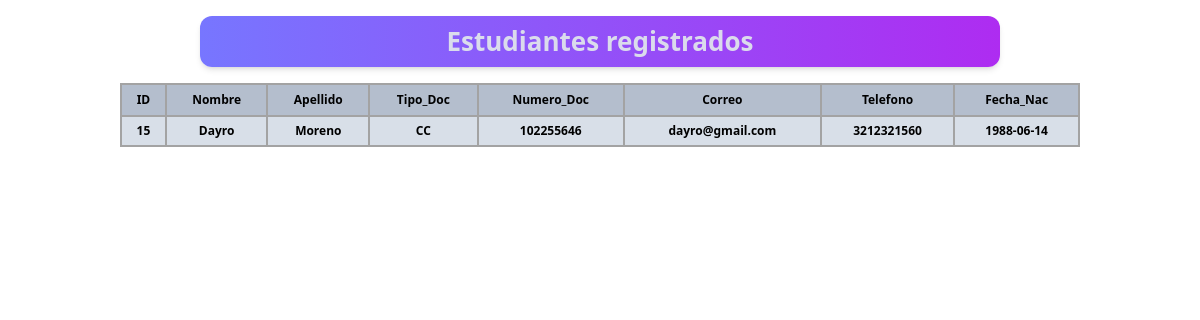
Screenshot of /vista_prof/crud_est/estudiantes.php with the database file from the repository.
### tables this page shows
CREATE TABLE `usuarios` (
  `id` int(10) NOT NULL,
  `nombre` varchar(255) NOT NULL,
  `apellido` varchar(255) NOT NULL,
  `tipo_documento` varchar(10) NOT NULL,
  `numero_documento` varchar(20) NOT NULL,
  `correo` varchar(255) NOT NULL,
  `telefono` varchar(20) NOT NULL,
  `fecha_nacimiento` date NOT NULL,
  `rol` int(150) NOT NULL,
  `contrasena` varchar(255) NOT NULL
);

### vista_prof/crud_est/estudiantes.php (the view, shortened to what this page needs)
<?php
$con = connection();
?>
<!DOCTYPE html>
<html lang="en">
<head>
    <link rel="stylesheet" href="../../output.css" />
</head>
<body class="main">
    <div>
        <div class="flex justify-center text-center">
            <header
            class="my-4 w-2/3 rounded-xl bg-gradient-to-r from-Light-Blue to-Fucsia p-1.5 text-center text-[#DFE4EBEF] shadow-md"
            >
                <h1
                class="text-[26px] font-semibold">
                Estudiantes registrados
                </h1>
            </header>
        </div>
        <div class="flex justify-center">
            <table class="border-2 border-neutral-400 dark:border-neutral-700 w-4/5">
                <thead>
                    <tr class="border-2 border-neutral-400 dark:border-neutral-700 text-xs text-center dark:bg-[#242528] bg-slate-400/70 font-bold h-8 dark:text-slate-200">
                        <th class="border-2 border-neutral-400 dark:border-neutral-700 p-1.5">ID</th>
                        <th class="border-2 border-neutral-400 dark:border-neutral-700 p-1.5">Nombre</th>
                        <th class="border-2 border-neutral-400 dark:border-neutral-700 p-1.5">Apellido</th>
                        <th class="border-2 border-neutral-400 dark:border-neutral-700 p-1.5">Tipo_Doc</th>
                        <th class="border-2 border-neutral-400 dark:border-neutral-700 p-1.5">Numero_Doc</th>
                        <th class="border-2 border-neutral-400 dark:border-neutral-700 p-1.5">Correo</th>
                        <th class="border-2 border-neutral-400 dark:border-neutral-700 p-1.5">Telefono</th>
                        <th class="border-2 border-neutral-400 dark:border-neutral-700 p-1.5">Fecha_Nac</th>
                    </tr>
                </thead>
                <tbody>
                <?php
                    $sql = "SELECT * FROM usuarios WHERE rol = 1";
                    $result = mysqli_query($con, $sql);
                    while ($row = mysqli_fetch_array($result)) {
                    ?>
                        <tr class="border border-neutral-400 text-xs text-center dark:bg-[#27282be8] bg-slate-300/75 dark:text-[#dfe4ebef]">
                            <th class="border-2 border-neutral-400 dark:border-neutral-700 p-1.5"><?php echo $row['id']   ?></th>
                            <th class="border-2 border-neutral-400 dark:border-neutral-700 p-1.5"><?php echo $row['nombre']   ?></th>
                            <th class="border-2 border-neutral-400 dark:border-neutral-700 p-1.5"><?php echo $row['apellido']   ?></th>
                            <th class="border-2 border-neutral-400 dark:border-neutral-700 p-1.5"><?php echo $row['tipo_documento']   ?></th>
                            <th class="border-2 border-neutral-400 dark:border-neutral-700 p-1.5"><?php echo $row['numero_documento']   ?></th>
                            <th class="border-2 border-neutral-400 dark:border-neutral-700 p-1.5"><?php echo $row['correo']   ?></th>
                            <th class="border-2 border-neutral-400 dark:border-neutral-700 p-1.5"><?php echo $row['telefono']   ?></th>
                            <th class="border-2 border-neutral-400 dark:border-neutral-700 p-1.5"><?php echo $row['fecha_nacimiento']   ?></th>
                        </tr>
                <?php } ?>
                </tbody>
            </table>
        </div>
    </div>
</body>
</html>

### vista_prof/crud_est/estudiantes.php (style rules this page uses)
.main { background-image: none; }

### rows the page displays
usuarios: id "15", nombre "Dayro", apellido "Moreno", tipo_documento "CC", numero_documento "102255646", correo "dayro@gmail.com", telefono "3212321560", fecha_nacimiento "1988-06-14"
